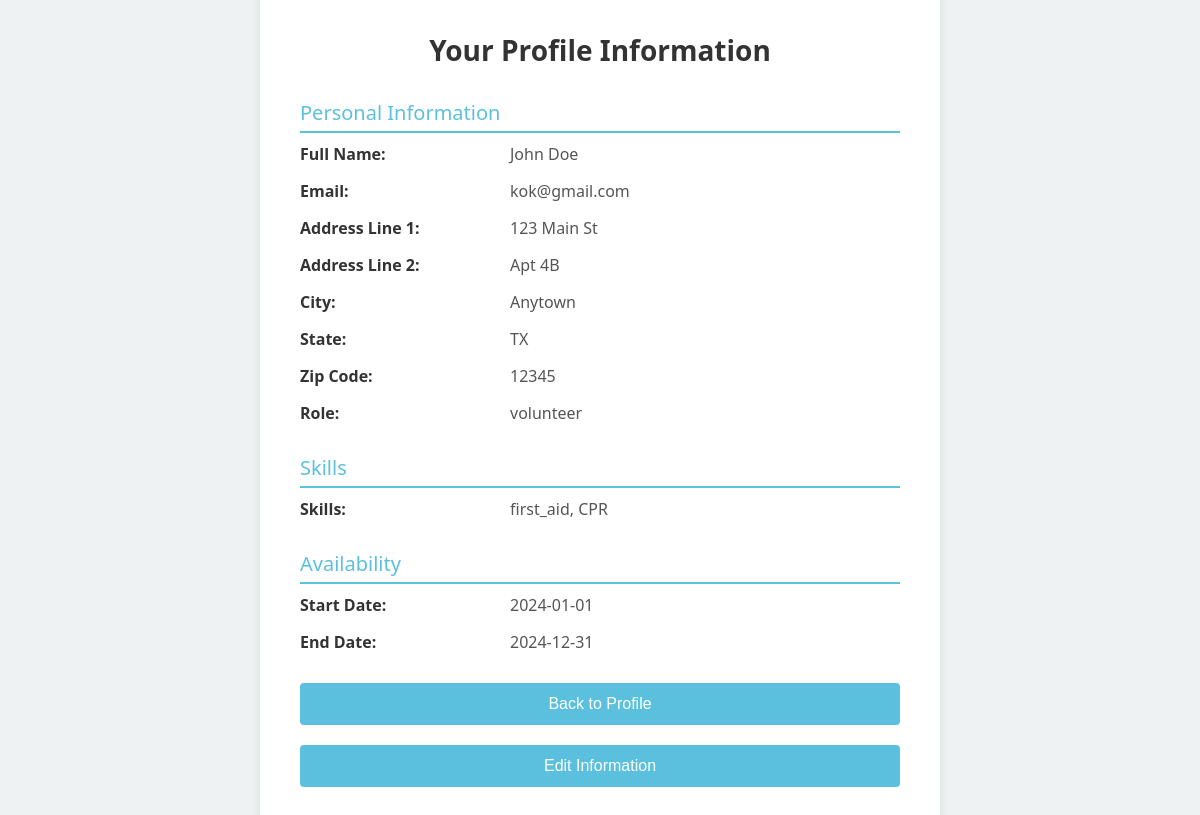
The page /show_profile_info (signed in) on the database its author committed.
### tables this page shows
CREATE TABLE "Users" (
    id INTEGER PRIMARY KEY AUTOINCREMENT,
    email TEXT NOT NULL UNIQUE,
    password TEXT NOT NULL,
    full_name TEXT,
    address_1 TEXT,
    address_2 TEXT,
    city TEXT,
    state TEXT,
    zip_code TEXT,
    role TEXT CHECK(role IN ('volunteer', 'admin')) DEFAULT 'volunteer',
    skills TEXT,  -- Ensure skills is set as TEXT
    availability_start DATE,
    availability_end DATE
);

### server.py (the view)
@app.route('/show_profile_info')
def show_profile_info():
    if 'user_id' not in session:
        return redirect(url_for('splash_screen'))
    user_query = "SELECT * FROM Users WHERE id = :user_id"
    user_df = pd.read_sql(user_query, engine, params={'user_id': session['user_id']})
    if user_df.empty:
        return "User not found."
    user = user_df.iloc[0].to_dict()
    user['skills'] = user.get('skills', '')
    user['skills'] = user['skills'].split(',') if user['skills'] else []
    user['availability_start'] = user.get('availability_start', '') if pd.notna(user.get('availability_start')) else None
    user['availability_end'] = user.get('availability_end', '') if pd.notna(user.get('availability_end')) else None
    return render_template('profile_info.html', user=user)

### templates/profile_info.html (shortened to what this page needs)
<!DOCTYPE html>
<html lang="en">
<head>
</head>
<body>
    <div class="profile-container">
        <h1>Your Profile Information</h1>
        <div class="section-title">Personal Information</div>
        <div class="profile-details">
            <p><strong>Full Name:</strong></p>
            <p>{{ user['full_name'] }}</p>
            <p><strong>Email:</strong></p>
            <p>{{ user['email'] }}</p>
            <p><strong>Address Line 1:</strong></p>
            <p>{{ user['address_1'] }}</p>
            {% if user['address_2'] %}
                <p><strong>Address Line 2:</strong></p>
                <p>{{ user['address_2'] }}</p>
            {% endif %}
            <p><strong>City:</strong></p>
            <p>{{ user['city'] }}</p>
            <p><strong>State:</strong></p>
            <p>{{ user['state'] }}</p>
            <p><strong>Zip Code:</strong></p>
            <p>{{ user['zip_code'] }}</p>
            <p><strong>Role:</strong></p>
            <p>{{ user['role'] }}</p>
        </div>
        <div class="section-title">Skills</div>
        <div class="profile-details">
            <p><strong>Skills:</strong></p>
            {% if user['skills'] %}
                <p>{{ ', '.join(user['skills']) }}</p>
            {% else %}
                <p>No skills provided</p>
            {% endif %}
        </div>
        <div class="section-title">Availability</div>
        <div class="profile-details">
            <p><strong>Start Date:</strong></p>
            <p>{{ user['availability_start'] if user['availability_start'] else 'Not set' }}</p>
            <p><strong>End Date:</strong></p>
            <p>{{ user['availability_end'] if user['availability_end'] else 'Not set' }}</p>
        </div>
        <div class="back-button">
            {% if user['role'] == 'admin' %}
                <form action="{{ url_for('admin_profile') }}">
            {% else %}
                <form action="{{ url_for('volunteer_profile') }}">
            {% endif %}
                <button type="submit">Back to Profile</button>
            </form>
        </div>
        <div class="back-button">
            <form action="{{ url_for('edit_profile') }}">
                <button type="submit">Edit Information</button>
            </form>
        </div>
    </div>
</body>
</html>

### templates/profile_info.html (style rules this page uses)
body { font-family: 'Segoe UI', Tahoma, Geneva, Verdana, sans-serif; background-color: #eef2f3; display: flex; justify-content: center; align-items: center; height: 100vh; margin: 0; }
.profile-container { background-color: #fff; padding: 40px; border-radius: 10px; width: 600px; max-width: 100%; box-shadow: 0 4px 10px rgba(0, 0, 0, 0.1); }
.profile-container h1 { margin-bottom: 30px; font-size: 28px; color: #333; text-align: center; }
.profile-details { display: grid; grid-template-columns: 1fr 2fr; gap: 15px; margin-bottom: 30px; }
.profile-details p { font-size: 16px; color: #555; margin: 0; }
.profile-details p strong { font-weight: bold; color: #333; }
.section-title { margin-top: 30px; margin-bottom: 10px; font-size: 20px; color: #5bc0de; text-align: left; border-bottom: 2px solid #5bc0de; padding-bottom: 5px; }
.back-button { margin-top: 20px; text-align: center; }
.back-button button { padding: 12px; background-color: #5bc0de; border: none; border-radius: 4px; color: #fff; font-size: 16px; cursor: pointer; width: 100%; }

### rows shown on the page
Users: full_name "John Doe", email "kok@gmail.com", address_1 "123 Main St", address_2 "Apt 4B", city "Anytown", state "TX", zip_code "12345", role "volunteer", availability_start "2024-01-01", availability_end "2024-12-31"

### other values the page prints
{{ ', '.join(user['skills']) }} "first_aid, CPR"
